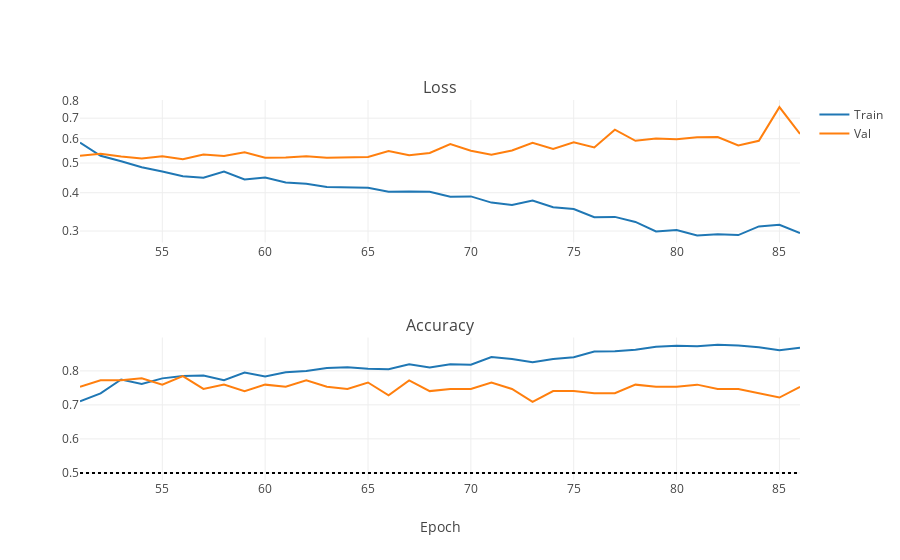

The cell this chart's notebook holds for it:
### Markdown cell above
Huh, the overfitting is less of an issue now as well. The network is clearly still learning, let's give it more time to see how far it goes...

### Code cell
iplot(plot_training_stats(NNs_path + "/ZFNet_logs/2_balanced-long.log"))

### Figure 1 — Plotly figure (JSON) as saved in the notebook; plotly's stock layout.template omitted (floating-point values rounded to 4 significant figures)
{"data": [{"line": {"color": "#1F77B4"}, "name": "Train", "type": "scatter", "uid": "76bf11c0-d5ca-40f8-9757-d70f7962b447", "x": [51, 52, 53, 54, 55, 56, 57, 58, 59, 60, 61, 62, 63, 64, 65, 66, 67, 68, 69, 70, 71, 72, 73, 74, 75, 76, 77, 78, 79, 80, 81, 82, 83, 84, 85, 86], "xaxis": "x", "y": [0.5824, 0.528, 0.5065, 0.4842, 0.4689, 0.4525, 0.4479, 0.4688, 0.4419, 0.4483, 0.4319, 0.4279, 0.4175, 0.4161, 0.4153, 0.4027, 0.404, 0.403, 0.3882, 0.3891, 0.3714, 0.3649, 0.3772, 0.3585, 0.3538, 0.3327, 0.3336, 0.3212, 0.2991, 0.3022, 0.2903, 0.2927, 0.2909, 0.3106, 0.3144, 0.2953], "yaxis": "y"}, {"line": {"color": "#FF7F0E"}, "name": "Val", "type": "scatter", "uid": "c1db3281-5071-48de-9493-1ac43f32c721", "x": [51, 52, 53, 54, 55, 56, 57, 58, 59, 60, 61, 62, 63, 64, 65, 66, 67, 68, 69, 70, 71, 72, 73, 74, 75, 76, 77, 78, 79, 80, 81, 82, 83, 84, 85, 86], "xaxis": "x", "y": [0.5285, 0.5355, 0.5247, 0.5173, 0.5263, 0.5147, 0.5333, 0.527, 0.5418, 0.5201, 0.5215, 0.5265, 0.5201, 0.5227, 0.5234, 0.5468, 0.5297, 0.5391, 0.576, 0.548, 0.5325, 0.5492, 0.582, 0.5561, 0.5845, 0.5618, 0.642, 0.5907, 0.6015, 0.5975, 0.6065, 0.608, 0.5701, 0.5909, 0.7608, 0.6218], "yaxis": "y"}, {"line": {"color": "#1F77B4"}, "name": "Train", "showlegend": false, "type": "scatter", "uid": "867b8348-2ccd-4470-b24c-36333c771090", "x": [51, 52, 53, 54, 55, 56, 57, 58, 59, 60, 61, 62, 63, 64, 65, 66, 67, 68, 69, 70, 71, 72, 73, 74, 75, 76, 77, 78, 79, 80, 81, 82, 83, 84, 85, 86], "xaxis": "x2", "y": [0.7104, 0.7337, 0.7745, 0.7615, 0.7779, 0.7851, 0.7862, 0.7724, 0.7948, 0.7838, 0.7956, 0.7996, 0.8085, 0.8109, 0.8059, 0.8048, 0.8192, 0.8098, 0.8192, 0.8179, 0.8406, 0.8346, 0.8254, 0.8349, 0.8399, 0.8566, 0.8577, 0.8623, 0.8712, 0.8736, 0.8723, 0.8772, 0.8749, 0.8696, 0.8607, 0.8683], "yaxis": "y2"}, {"line": {"color": "#FF7F0E"}, "name": "Val", "showlegend": false, "type": "scatter", "uid": "7f4da871-7fd2-41cc-b906-450f256fca2b", "x": [51, 52, 53, 54, 55, 56, 57, 58, 59, 60, 61, 62, 63, 64, 65, 66, 67, 68, 69, 70, 71, 72, 73, 74, 75, 76, 77, 78, 79, 80, 81, 82, 83, 84, 85, 86], "xaxis": "x2", "y": [0.7532, 0.7722, 0.7722, 0.7785, 0.7595, 0.7848, 0.7468, 0.7595, 0.7405, 0.7595, 0.7532, 0.7722, 0.7532, 0.7468, 0.7658, 0.7278, 0.7722, 0.7405, 0.7468, 0.7468, 0.7658, 0.7468, 0.7089, 0.7405, 0.7405, 0.7342, 0.7342, 0.7595, 0.7532, 0.7532, 0.7595, 0.7468, 0.7468, 0.7342, 0.7215, 0.7532], "yaxis": "y2"}, {"line": {"color": "#000000", "dash": "dot"}, "mode": "lines", "name": "Always dogs", "showlegend": false, "type": "scatter", "uid": "449f1b1b-21e1-47ae-94a7-d83d0ceed0a7", "x": [51, 52, 53, 54, 55, 56, 57, 58, 59, 60, 61, 62, 63, 64, 65, 66, 67, 68, 69, 70, 71, 72, 73, 74, 75, 76, 77, 78, 79, 80, 81, 82, 83, 84, 85, 86], "xaxis": "x2", "y": [0.5, 0.5, 0.5, 0.5, 0.5, 0.5, 0.5, 0.5, 0.5, 0.5, 0.5, 0.5, 0.5, 0.5, 0.5, 0.5, 0.5, 0.5, 0.5, 0.5, 0.5, 0.5, 0.5, 0.5, 0.5, 0.5, 0.5, 0.5, 0.5, 0.5, 0.5, 0.5, 0.5, 0.5, 0.5, 0.5], "yaxis": "y2"}, {"line": {"color": "#000000", "dash": "dot"}, "mode": "lines", "name": "Always cats", "showlegend": false, "type": "scatter", "uid": "c8d83d4b-28f2-479d-8cb1-b4a8f5758328", "x": [51, 52, 53, 54, 55, 56, 57, 58, 59, 60, 61, 62, 63, 64, 65, 66, 67, 68, 69, 70, 71, 72, 73, 74, 75, 76, 77, 78, 79, 80, 81, 82, 83, 84, 85, 86], "xaxis": "x2", "y": [0.5, 0.5, 0.5, 0.5, 0.5, 0.5, 0.5, 0.5, 0.5, 0.5, 0.5, 0.5, 0.5, 0.5, 0.5, 0.5, 0.5, 0.5, 0.5, 0.5, 0.5, 0.5, 0.5, 0.5, 0.5, 0.5, 0.5, 0.5, 0.5, 0.5, 0.5, 0.5, 0.5, 0.5, 0.5, 0.5], "yaxis": "y2"}], "layout": {"annotations": [{"font": {"size": 16}, "showarrow": false, "text": "Loss", "x": 0.5, "xanchor": "center", "xref": "paper", "y": 1, "yanchor": "bottom", "yref": "paper"}, {"font": {"size": 16}, "showarrow": false, "text": "Accuracy", "x": 0.5, "xanchor": "center", "xref": "paper", "y": 0.375, "yanchor": "bottom", "yref": "paper"}], "xaxis": {"anchor": "y", "domain": [0, 1]}, "xaxis2": {"anchor": "y2", "domain": [0, 1], "title": {"text": "Epoch"}}, "yaxis": {"anchor": "x", "domain": [0.625, 1], "type": "log"}, "yaxis2": {"anchor": "x2", "domain": [0, 0.375]}}}
